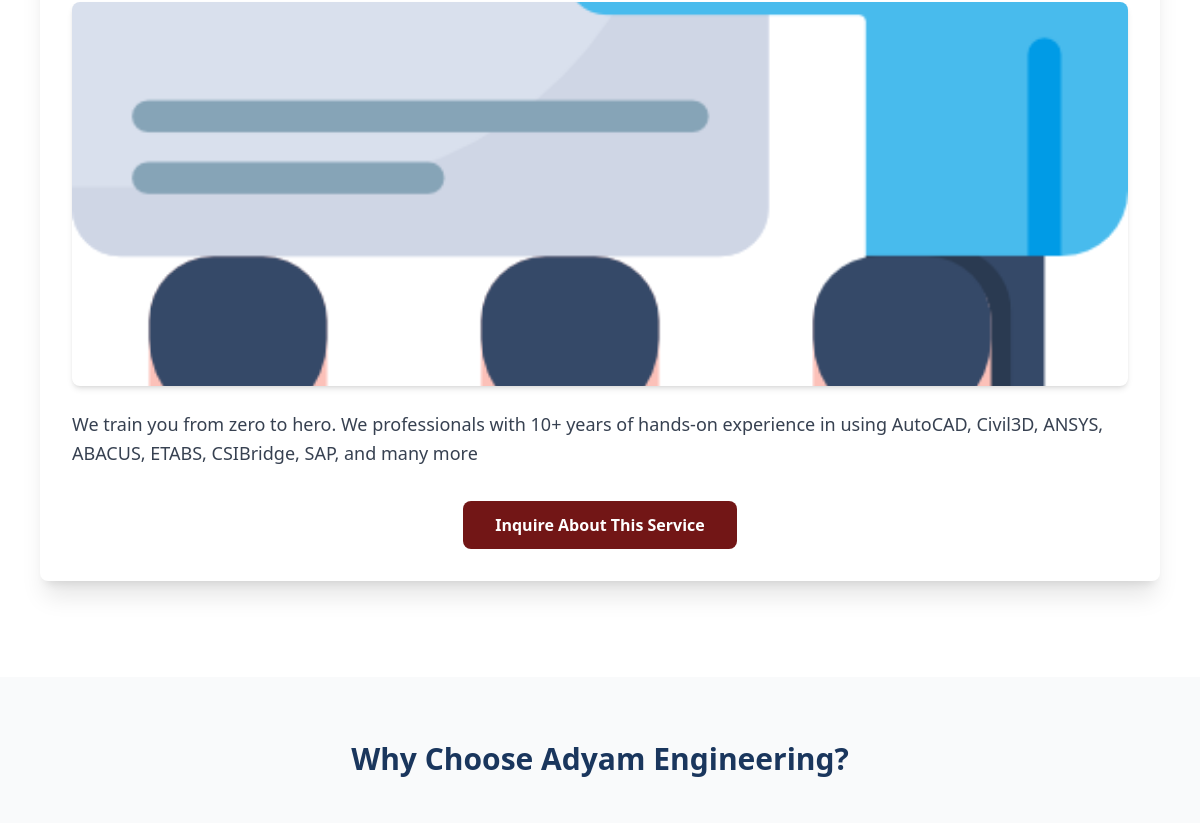
/services/6/ (middle part), run on an earlier commit of the app's database.
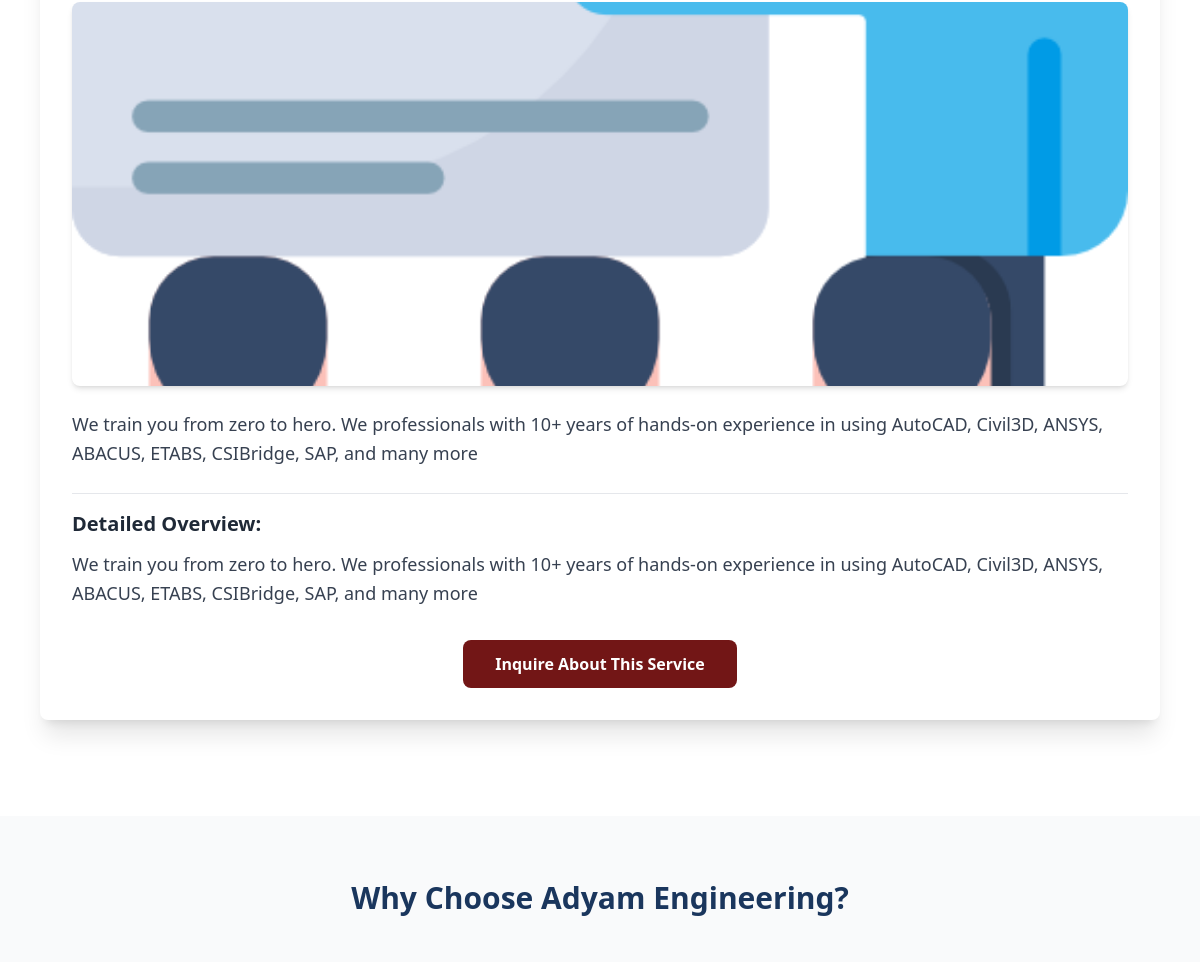
And on a later commit of the database.
### core/models.py (models this page shows, shortened)
class Service(models.Model):
    title = models.CharField(max_length=255)
    description = models.TextField()
    long_description = models.TextField(blank=True, null=True)
    image = models.ImageField(upload_to='media/services/images/', blank=True, null=True)
    video = models.FileField(upload_to='media/services/videos/', blank=True, null=True)
    icon = models.ImageField(upload_to='media/services/icons/', blank=True, null=True)
    is_active = models.BooleanField(default=True)
    is_featured = models.BooleanField(default=False)
    created_at = models.DateTimeField(auto_now_add=True)
    updated_at = models.DateTimeField(auto_now=True)

### core/views.py (the view)
# urls.py: path('services/<int:id>/', service_detail, name='service-detail'),
def service_detail(request, id:int):
    service = Service.objects.filter(id=id).first()
    if not service:
        return render(request, 'core/404.html', status=404)
    return render(request, 'core/service_detail.html', context={'service': service})

### core/templates/core/service_detail.html (shortened to what this page needs)
{% extends 'core/home.html' %}
{% load static %}
{% block content %}
  <section id="services" class="py-16 bg-white">
    <div class="container mx-auto px-4 max-w-6xl">
      {% if service %}
        <div class="bg-white rounded-lg shadow-xl overflow-hidden p-8 mb-8">
          {% if service.image %}
            <div class="mb-6">
              <img src="{{ service.image.url }}" alt="{{ service.title }}" class="w-full h-auto max-h-96 object-cover rounded-lg shadow-md">
            </div>
          {% endif %}
          <div class="text-gray-700 leading-relaxed text-lg">
            <p class="mb-4">{{ service.description }}</p>
            {% if service.long_description %}
              <div class="mt-6 border-t pt-4">
                <h4 class="text-xl font-semibold text-gray-800 mb-3">Detailed Overview:</h4>
                <p>{{ service.long_description|safe }}</p>
              </div>
            {% endif %}
          </div>
          <div class="mt-8 text-center">
            <a href="{% url 'core:contact-us' %}" class="inline-block bg-primary text-white px-8 py-3 rounded-lg font-semibold hover:bg-secondary transition duration-300">Inquire About This Service</a>
          </div>
        </div>
      {% endif %}
    </div>
  </section>
  <section class="py-16 bg-gray-50">
    <div class="container mx-auto px-4 max-w-6xl text-center">
      <h2 class="text-3xl font-bold text-secondary mb-12">Why Choose Adyam Engineering?</h2>
    </div>
  </section>
{% endblock %}

### core/templates/core/home.html (shortened to what this page needs)
{% extends 'base.html' %}
{% load static %}

### templates/base.html (shortened to what this page needs)
<!DOCTYPE html>
{% load static %}
<html lang="en">
<head>
    <script src="https://cdn.tailwindcss.com"></script>
</head>
<body>
    {% block content %} {% endblock content %}
</body>
</html>

### core/templates/core/navbar.html (shortened to what this page needs)
{% load static %}

### core/templates/core/footer.html (shortened to what this page needs)
{% load static %}

What changed in the data, as far as the page shows it:
changed Service: long_description (not shown) → "We train you from zero to hero. We professionals with 10+ years of hands-on experience in using AutoCAD, Civil3D, ANSYS, ABACUS, ETABS, CSIBridge, SAP, and many more"
Also different on the page:
text now shown: "Detailed Overview:"
